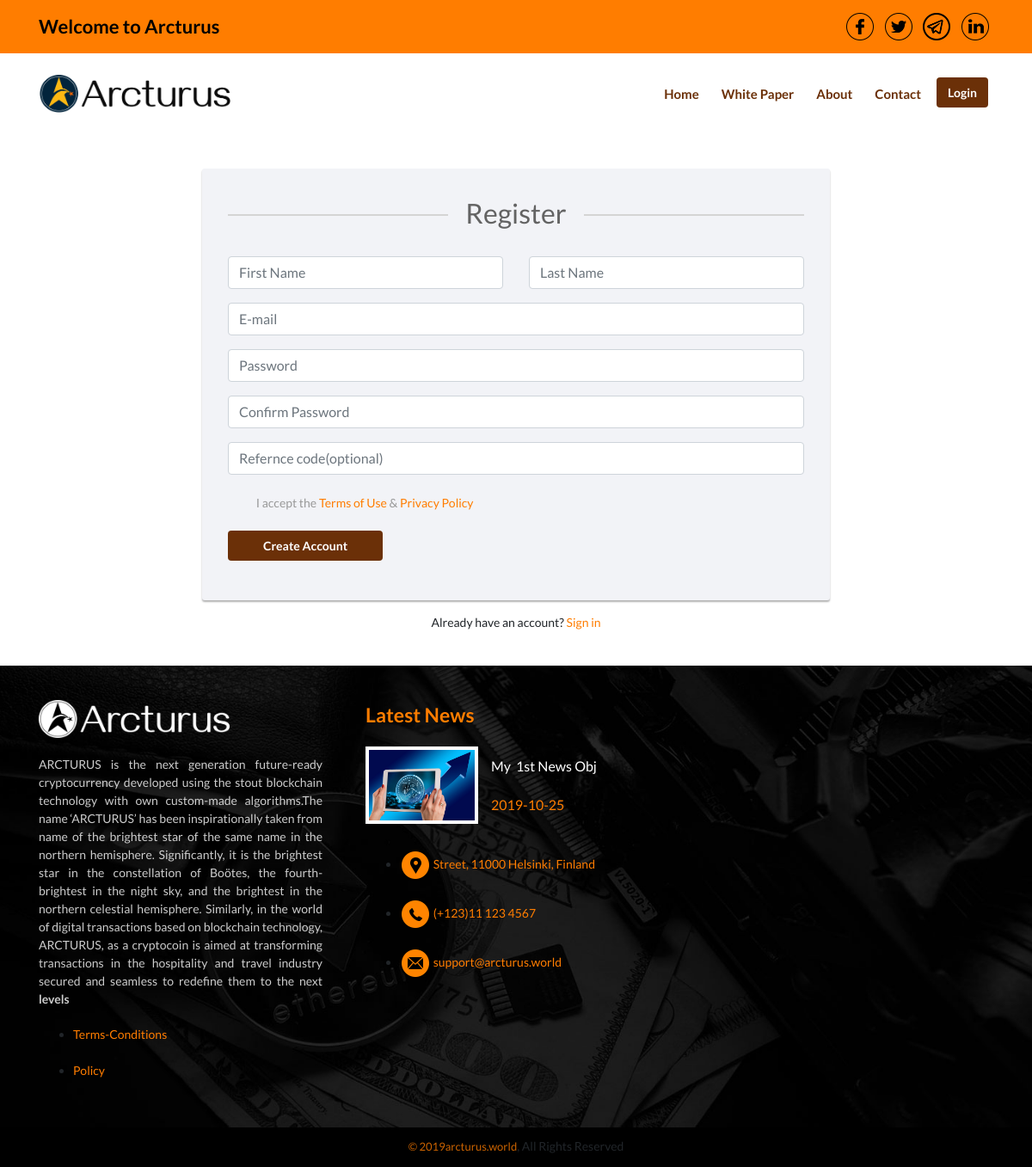
Screenshot of /register/ with the database file from the repository.
### AdminApp/models.py (models this page shows)
class FooterCMS(models.Model):
    footer_uni_key = models.SmallIntegerField(primary_key=True)
    FooterContent = models.TextField()
    FooterAddress = models.TextField()
    FooterPhone = models.TextField()
    FooterMail = models.TextField()

class LatestNewsCMS(models.Model):
    news_uni_key = models.SmallIntegerField(primary_key=1)
    LatestNewsImg1 = models.ImageField(upload_to='CMS/Latest News/')
    LatestNewsContent1 = models.TextField()
    LatestNewsDate1 = models.TextField()

class CopyRightCMS(models.Model):
    uni_key = models.SmallIntegerField(primary_key=1)
    copyRightData = models.TextField()

### UserApp/views.py (the view)
# urls.py: path('register/', views.register, name='UserRegister'),
def register(request):
    context = {}
    try:
        user_id = request.session['user_id']
        return login(request)
    except Exception as e:
        import traceback
        print("*"*60)
        exc = e
        print(''.join(traceback.format_exception(None, exc, exc.__traceback__)))
        print("*"*60)
        if request.method == 'POST':
            first_name = request.POST['firstName']
            last_name = request.POST['lastName']
            email = request.POST['e_mail']
            password = request.POST['psw']
            refer=request.POST['userrefercode']
            refercode=randomString()
            now_time_date = datetime.datetime.now()
            try:
                msg = ''
                user_src_code = HideMyData(email)
                num = Number_Generator()
                newu_obj = UsersDetail.objects.create(first_name=first_name, last_name=last_name, email=email,active_user=False,created_at=now_time_date,reference_id=user_src_code,activation_link=base_url,usedrefer=refer,refercode=refercode,otp=909)
                newu_cre_obj = UserCredintials(user_id=email, password=password)
                newu_cre_obj.save()
                email_veri = EmailVerifyCodes.objects.create(user_email=email, user_src_code=user_src_code, code=num)
                email_veri.save()
                mail_body = "Hi" + first_name + "," + "\nPlease click on below link to activate your account" + "\n" \
                           "[*NOTE: Don't share this code with anyone]" + "\n\n\n" + base_url + "confirmation/" + user_src_code + "-" + num + "/"
                SendMail(email, mail_body)
                NotiTime = datetime.datetime.now()
                RandNo = GenerateOnlyNumber()
                Noti_msg = first_name + " " + last_name + " Just Registered"
                NotiObj = NotificationForNewUserRegistration(Noti_id=RandNo,Noti_msg=Noti_msg,Noti_time=NotiTime,check=False,New_User_Mail=email)
                NotiObj.save()
                generated_link = base_url + "confirmation/" + user_src_code + "-" + num + "/"
                link_obj = UsersDetail.objects.get(email=email)
                link_obj.activation_link = generated_link
                link_obj.save()
                msg = 'Registration Successful !!' + " Please Check Your Email !! "
                footerObj = FooterCMS.objects.get(footer_uni_key=1)
                CopyObj = CopyRightCMS.objects.get(uni_key=1)
                NewsObj = LatestNewsCMS.objects.get(news_uni_key=1)
                SocialMObj = SocialMedialCMS.objects.get(social_uni_key=1)
                context = {'msg': msg, 'chk': True, 'footerObj':footerObj, 'CopyObj': CopyObj, 'NewsObj': NewsObj, 'SocialMObj': SocialMObj}
                return render(request, 'UserApp/login.html', context=context)
            except Exception as e:
                exc = e
                print(''.join(traceback.format_exception(None, exc, exc.__traceback__)))
                print("*"*60)
                print(e)
                msg = "Registation Not Successful !! Please Try Again !! "
                footerObj = FooterCMS.objects.get(footer_uni_key=1)
                CopyObj = CopyRightCMS.objects.get(uni_key=1)
                NewsObj = LatestNewsCMS.objects.get(news_uni_key=1)
                SocialMObj = SocialMedialCMS.objects.get(social_uni_key=1)
                context = {'msg': msg, 'chk': True, 'footerObj': footerObj, 'CopyObj': CopyObj, 'NewsObj': NewsObj, 'SocialMObj': SocialMObj}
                return render(request, 'UserApp/login.html', context=context)
        else:
            msg = "Registration Error !!" + "\n\n" + "Please Try Again !!"
            footerObj = FooterCMS.objects.get(footer_uni_key=1)
            CopyObj = CopyRightCMS.objects.get(uni_key=1)
            NewsObj = LatestNewsCMS.objects.get(news_uni_key=1)
            SocialMObj = SocialMedialCMS.objects.get(social_uni_key=1)
            context = {'msg': msg, 'footerObj': footerObj, 'CopyObj': CopyObj, 'NewsObj': NewsObj, 'SocialMObj': SocialMObj}
            return render(request, 'UserApp/reg.html', context=context)

### UserApp/templates/UserApp/reg.html (shortened to what this page needs)
{% load static %}
<!DOCTYPE html>
<html lang="en">
<head>
<link rel="stylesheet" type="text/css" href="{% static 'UserApp/assets/css/font-awesome.css' %}">
<link rel="stylesheet" type="text/css" href="{% static 'UserApp/assets/css/icofont.css' %}">
<link rel="stylesheet" type="text/css" href="{% static 'UserApp/assets/css/bootstrap.css' %}">
<link rel="stylesheet" type="text/css" href="{% static 'UserApp/assets/css/animations.css' %}">
<link rel="stylesheet" type="text/css" href="{% static 'UserApp/assets/css/bootstrap-social.css' %}">
<link rel="stylesheet" type="text/css" href="{% static 'UserApp/assets/css/owl.carousel.css' %}">
<link rel="stylesheet" type="text/css" href="{% static 'UserApp/assets/css/owl.theme.default.css' %}">
<link rel="stylesheet" type="text/css" href="{% static 'UserApp/assets/css/highcharts.css' %}">
<link rel="stylesheet" type="text/css" href="{% static 'UserApp/assets/css/jquery.dataTables.min.css' %}">
<link rel="stylesheet" type="text/css" href="{% static 'UserApp/assets/css/responsive.dataTables.min.css' %}">
<link rel="stylesheet" type="text/css" href="{% static 'UserApp/assets/css/responsive.bootstrap4.min.css' %}">
<link rel="stylesheet" type="text/css" href="{% static 'UserApp/assets/css/bootstrap-datepicker.min.css' %}">
<link rel="stylesheet" type="text/css" href="{% static 'UserApp/assets/css/bootstrap-timepicker.min.css' %}">
<link rel="stylesheet" type="text/css" href="{% static 'UserApp/assets/css/bootstrap-colorpicker.min.css' %}">
<link rel="stylesheet" type="text/css" href="{% static 'UserApp/assets/css/theme.css' %}">
<link rel="stylesheet" type="text/css" href="{% static 'UserApp/assets/css/theme-query.css' %}">
<link rel="stylesheet" type="text/css" href="{% static 'UserApp/MyCSS/mystyletag.css' %}">
</head>
<body role="document">
<div class="container-fluid bg-header-top">
	<div class="container pad10T pad10B">
    	<div class="row">
            <div class="col-md-6 text-left-to-center pad5T pad5B">
                <span class="header-top-text">Welcome to Arcturus</span>
            </div>
            <div class="col-md-6 text-right-to-center pad5T pad5B">
					<a href="{{SocialMObj.facebook_link|safe}}" class="top-socila-icon">
							<img src="{% static 'UserApp/assets/img/icon-social-fb.png' %}" width="32" height="32" alt=""/>
						</a>
						<a href="{{SocialMObj.twitter_link|safe}}" class="top-socila-icon">
							<img src="{% static 'UserApp/assets/img/icon-social-tw.png' %}" width="32" height="32" alt=""/>
						</a>
						<a href="{{SocialMObj.googleplus|safe}}" class="top-socila-icon">
							<img src="{% static 'UserApp/assets/img/icon-social-gp.png' %}" width="32" height="32" alt=""/>
						</a>
						<a href="{{SocialMObj.linkedin|safe}}" class="top-socila-icon">
							<img src="{% static 'UserApp/assets/img/icon-social-in.png' %}" width="32" height="32" alt=""/>
						</a>
            </div>
        </div>
    </div>
</div>
<div class="container pad0L pad0R">
	<nav class="navbar navbar-expand-lg bg-white navbar-light pad20T pad20B">
        <a class="navbar-brand" href="{% url 'Userindex' %}">
            <img src="{% static 'UserApp/assets/img/logo-color.png' %}" width="222" alt="" class="img-fluid"/>
        </a>
        <div class="collapse navbar-collapse" id="navbar">
            <ul class="navbar-nav ml-auto">
				<li class="nav-item mrg5A active">
						<a class="nav-link" href="{% url 'UserCoinStatus' %}">Home</a>
				</li>
				<li class="nav-item mrg5A">
					<a class="nav-link" href="{% url 'white' %}">White Paper</a>
				</li>
				<li class="nav-item mrg5A">
					<a class="nav-link" href="{% url 'Userabout' %}">About</a>
				</li>
                <li class="nav-item mrg5A">
                    <a class="nav-link" href="{% url 'UserContact' %}">Contact</a>
                </li>
				<li class="nav-item mrg5A">
					<a href="{% url 'UserLogin' %}" class="btn btn-navbar-brown">Login</a>
				</li>
            </ul>
        </div>
    </nav>
</div>
<div class="container-fluid pad40T pad40B">
	<div class="container">
		<div class="row justify-content-center">
			<div class=" col-lg-8 col-md-10 col-sm-12">
				<div class="signup-form">
					<form method="post" action="{% url 'UserRegister' %}">
						<h2>
							<span>Register</span>
						</h2>
						<div class="form-group">
							<div class="row">
								<div class="col-md-6">
									<input name="firstName" id="firstName" type="text" class="form-control form-control-danger" required="required" placeholder="First Name">
								</div>
								<div class="col-md-6">
									<input name="lastName" id="lastName" type="text" class="form-control" required="required" placeholder="Last Name">
								</div>
							</div>
						</div>
						<div class="form-group">
							<input name="e_mail" id="e_mail" type="email" class="form-control" required="required" placeholder="E-mail" pattern="[a-z0-9._%+-]+@[a-z0-9.-]+\.[a-z]{2, 3}$">
						</div>
						<div class="form-group">
							<input name="psw" id="psw" type="password" class="form-control" placeholder="Password" required="required">
						</div>
						<div class="form-group">
							<input name="confirm_password" id="confirm_password" type="password" class="form-control" placeholder="Confirm Password" required="required">
						</div>
						<div class="form-group">
							<input name="userrefercode" id="userrefercode" class="form-control" placeholder="Refernce code(optional)">
						</div>
						<div class="form-group">
							<div class="checkbox">
								<label for="1" class="text-default">
									I accept the <a href="{% url 'UserTermsConditionsurl' %}">Terms of Use</a> &amp; <a href="{% url 'Userpolicyurl' %}">Privacy Policy</a>
								</label>
							</div>
						</div>
						<div class="form-group">
							<button id="s_data" type="submit" class="btn btn-navbar-brown pad40L pad40R">Create Account</button>
						</div>
					</form>
					<div class="text-center">Already have an account? <a href="{% url 'UserLogin' %}">Sign in</a></div>
				</div>
			</div>
		</div>
	</div>
</div>
<div class="container-fluid footer-bg-back pad40T pad10B">
	<div class="container">
		<div class="row">
			<div class="col-lg-4 mrg30B">
				<div class="footer-logo">
					<a href="#">
						<img src="{% static 'UserApp/assets/img/logo-bw.png' %}" width="222" class="img-fluid" alt=""/>
					</a>
				</div>
				<div class="footer-logo-mater">
						{{footerObj.FooterContent|safe}}
				</div>
				<ul>
						<li><a href="{% url 'UserTermsConditionsurl' %}">Terms-Conditions</a></li>
						<br>
						<li><a href="{% url 'Userpolicyurl' %}">Policy</a></li>
					</ul>
			</div>
		  	<div class="col-lg-4">
                <div class="footer-heading">Latest News</div>
                <div class="footer-news-container">
						<div class="footer-news-col">
							<div class="image">
								<img src="{{NewsObj.LatestNewsImg1.url}}" width="100%" alt=""/>
							</div>
						</div>
						<div class="footer-news-col">
							<div class="top">{{NewsObj.LatestNewsContent1|safe}}</div>
							<a href="#" class="bot">{{NewsObj.LatestNewsDate1|safe}}</a>
						</div>
					</div>
                <div>
						<ul>
							<li>
								<a href="#">
									<img src="{% static 'UserApp/assets/img/icon-footer-location.png' %}" width="36" height="36" alt=""/>
									<span>{{footerObj.FooterAddress|safe}}</span>
								</a>
							</li>
							<br>
							<li>
								<a href="#">
									<img src="{% static 'UserApp/assets/img/icon-footer-phone.png' %}" width="36" height="36" alt=""/>
									<span>{{footerObj.FooterPhone|safe}}</span>
								</a>
							</li>
							<br>
							<li>
								<a href="#">
									<img src="{% static 'UserApp/assets/img/icon-footer-mail.png' %}" width="36" height="36" alt=""/>
									<span>{{footerObj.FooterMail|safe}}</span>
								</a>
							</li>
						</ul>
					  </div>
            </div>
		</div>
	</div>
</div>
<div class="container-fluid bg-footer-bot">
	<div class="row">
		<div class="col">
			<div class="footer-bot-text">
					<a href="javascript:">{{CopyObj.copyRightData|safe}}</a>
			</div>
		</div>
	</div>
</div>
</body>
</html>

### UserApp/static/UserApp/assets/css/theme-query.css (style rules this page uses)
@media (min-width: 768px) { .text-right-to-center { text-align: right; } }
@media (min-width: 768px) { .text-left-to-center { text-align: left; } }

### rows the page displays
FooterCMS: FooterContent "ARCTURUS is the next generation future-ready cryptocurrency developed using the stout blockchain technology with own custom-made algorithms.The name ‘ARCTURUS’ has been inspirationally taken from name of the brightest star of the same name in the northern hemisphere. Significantly, it is the brightest star in the constellation of Boötes, the fourth-brightest in the night sky, and the brightest in the northern celestial hemisphere. Similarly, in the world of digital transactions based on blockchain technology, ARCTURUS, as a cryptocoin is aimed at transforming transactions in the hospitality and travel industry secured and seamless to redefine them to the next levels", FooterAddress "Street, 11000 Helsinki, Finland", FooterPhone "(+123)11 123 4567", FooterMail "support@arcturus.world"
LatestNewsCMS: LatestNewsImg1 (picture), LatestNewsContent1 "My 1st News Obj", LatestNewsDate1 "2019-10-25"
CopyRightCMS: copyRightData "© 2019 arcturus.world , All Rights Reserved"
